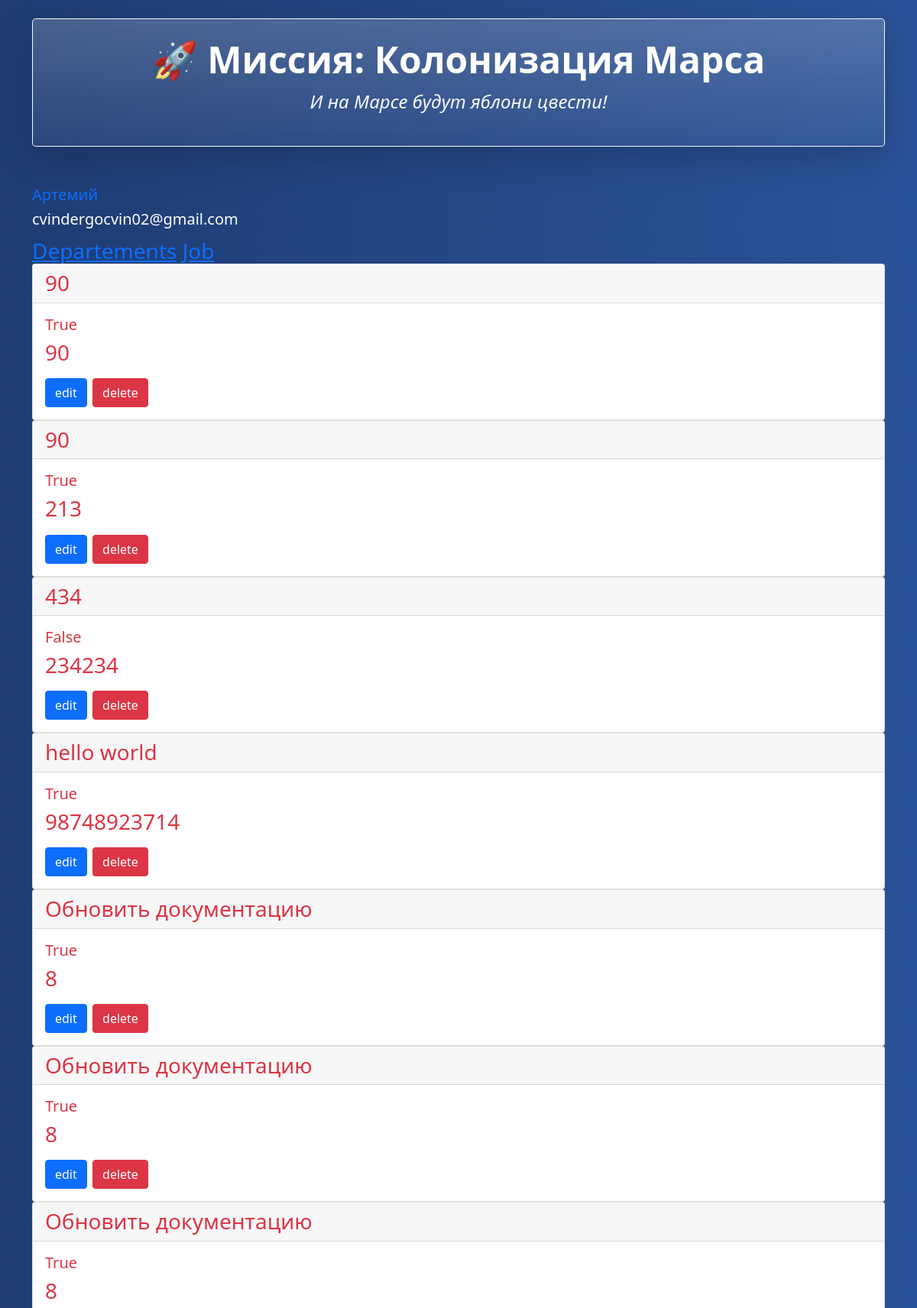
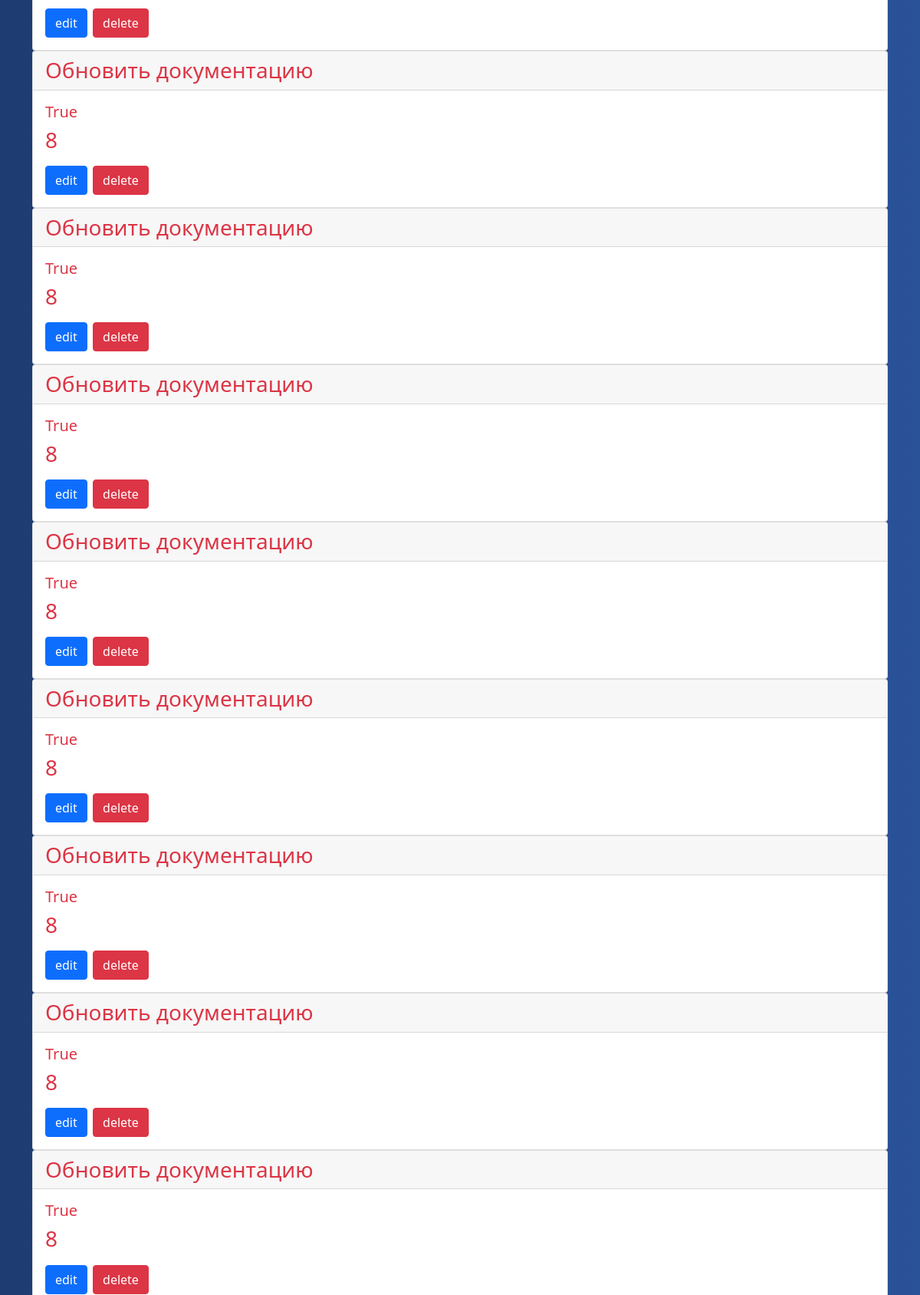
The page / (signed in, upper part) on the database its author committed (2 pictures, top to bottom).
### data/marsone.py (models this page shows)
class User(SqlAlchemyBase, UserMixin, SerializerMixin):
    __tablename__ = 'users'
    id = sqlalchemy.Column(
        sqlalchemy.Integer, primary_key=True, autoincrement=True)
    surname = sqlalchemy.Column(sqlalchemy.String(50), nullable=True)
    name = sqlalchemy.Column(sqlalchemy.String(50), nullable=True)
    age = sqlalchemy.Column(sqlalchemy.Integer)
    position = sqlalchemy.Column(sqlalchemy.String(100))
    speciality = sqlalchemy.Column(sqlalchemy.String(100))
    address = sqlalchemy.Column(sqlalchemy.String(200))
    email = sqlalchemy.Column(sqlalchemy.String(
        120), index=True, unique=True, nullable=True)
    hashed_password = sqlalchemy.Column(sqlalchemy.String(128), nullable=True)
    modified_date = sqlalchemy.Column(
        sqlalchemy.DateTime,
        default=datetime.datetime.now,
        onupdate=datetime.datetime.now
    )
    jobs = orm.relationship("Jobs", back_populates="user")
    department = orm.relationship('Department', back_populates='user')

class Jobs(SqlAlchemyBase, SerializerMixin):
    __tablename__ = 'jobs'
    id = sqlalchemy.Column(sa.Integer, primary_key=True, autoincrement=True)
    team_leader = sa.Column(
        sqlalchemy.Integer,
        sqlalchemy.ForeignKey('users.id'),
        nullable=False)
    job = sqlalchemy.Column(sqlalchemy.String(200))
    work_size = sqlalchemy.Column(sqlalchemy.Integer)
    collaborators = sqlalchemy.Column(sqlalchemy.JSON)
    start_date = sqlalchemy.Column(
        sqlalchemy.DateTime,
        default=datetime.datetime.now
    )
    end_date = sqlalchemy.Column(sqlalchemy.DateTime)
    is_finished = sqlalchemy.Column(
        sqlalchemy.Boolean,
        default=False
    )
    user = orm.relationship("User", back_populates="jobs")

### app.py (the view)
@app.route('/')
def home():
    ses = create_session()
    if current_user.is_authenticated:
        jobs = ses.query(Jobs).all()
        return render_template('home.html', jobs=jobs, current_user=current_user)
    else:
        return redirect('/login')

### app.py (called while the page is built)
@login_manager.user_loader
def load_user(user_id):
    session = create_session()
    return session.query(User).get(user_id)

### data/db_session.py (called while the page is built)
def create_session() -> Session:
    global __factory
    return __factory()

### templates/home.html (shortened to what this page needs)
{% extends 'base.html' %}
{% block content %}
<div>
    {% if current_user.is_authenticated %}
    <a class="navbar-brand" href="/logout">{{ current_user.name }}</a>
    <h3 class='navbar-brand'>{{ current_user.email }}<h3>
    {% else %}
      <p>
          <a class="btn btn-primary " href="/register">Зарегистрироваться</a>
          <a class="btn btn-success" href="/login">Войти</a>
      </p>
{% endif %}
  <div>
    <a href='/departments', class'btn btn-success'>Departements</a>
    <a href='' clas='btn btn-success'>Job</a>
    </div>
  {% for elem in jobs %}
      <div class="card text-danger">
      <div class="card-header">
         {{ elem.job }}
      </div>
      <div class="card-body">
        <h5 class="card-title">{{ elem.is_finished }}</h5>
        <p class="card-text">{{ elem.work_size }}</p>
        <a href="ed/{{ elem.id }}" class="btn btn-primary">edit</a>
        <a href="del/{{ elem.id }}" class="btn btn-danger">delete</a>
      </div>
    </div>
  {% endfor %}
</div>
{% endblock %}

### templates/base.html (shortened to what this page needs)
<!DOCTYPE html>
<html lang="en">
<head>
    <link rel="stylesheet"
          href="https://cdn.jsdelivr.net/npm/bootstrap@5.0.0-beta1/dist/css/bootstrap.min.css"
>
    <link rel="stylesheet" type="text/css" href="{{ url_for('static', filename='css/base.css') }}" />
</head>
<body class="bg-dark text-white">
    <div class="container py-4">
        <header class="text-center mb-5">
            <div class="p-4 rounded-3 shadow-lg bg-gradient bg-opacity-25 border border-light">
                <h1 class="display-5 fw-bold">🚀 Миссия: Колонизация Марса</h1>
                <p class="fs-4 fst-italic text-light">И на Марсе будут яблони цвести!</p>
            </div>
        </header>
        <main>
            {% block content %}{% endblock %}
        </main>
    </div>
</body>
</html>

### static/css/base.css (style rules this page uses)
body { background: linear-gradient(to right, #1e3c72, #2a5298); }
header .rounded-3 { background-color: rgba(255, 255, 255, 0.05) !important; backdrop-filter: blur(8px); }

### rows shown on the page
User: name "Артемий", email "cvindergocvin02@gmail.com"
Jobs: job "90", is_finished "True", work_size "90"
Jobs: job "90", is_finished "True", work_size "213"
Jobs: job "434", is_finished "False", work_size "234234"
Jobs: job "hello world", is_finished "True", work_size "98748923714"
Jobs: job "Обновить документацию", is_finished "True", work_size "8"
Jobs: job "Обновить документацию", is_finished "True", work_size "8"
Jobs: job "Обновить документацию", is_finished "True", work_size "8"
Jobs: job "Обновить документацию", is_finished "True", work_size "8"
Jobs: job "Обновить документацию", is_finished "True", work_size "8"
Jobs: job "Обновить документацию", is_finished "True", work_size "8"
Jobs: job "Обновить документацию", is_finished "True", work_size "8"
Jobs: job "Обновить документацию", is_finished "True", work_size "8"
Jobs: job "Обновить документацию", is_finished "True", work_size "8"
Jobs: job "Обновить документацию", is_finished "True", work_size "8"
Jobs: job "Обновить документацию", is_finished "True", work_size "8"
